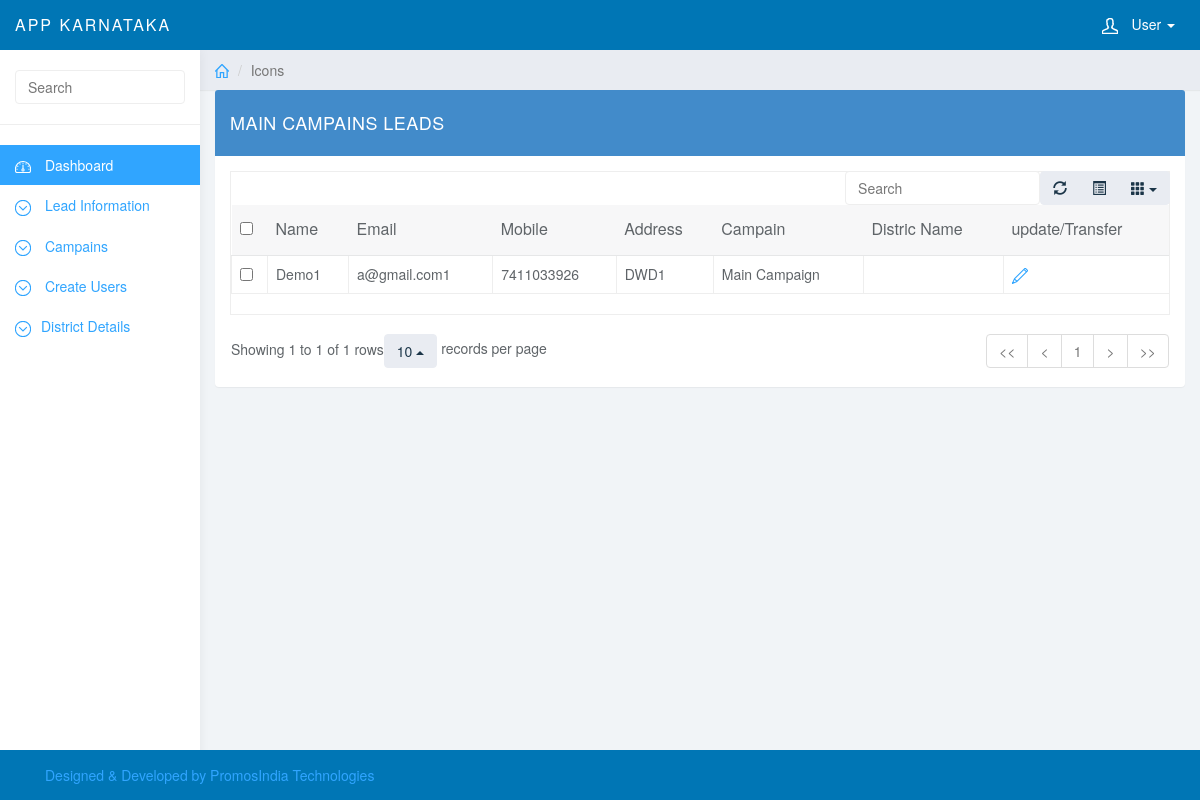
The page /master/campain_leads.php?show=main (signed in) on the database its author committed.
### tables this page shows
CREATE TABLE IF NOT EXISTS `app_leads` (
  `lead_id` bigint(20) NOT NULL AUTO_INCREMENT,
  `lead_name` varchar(150) NOT NULL,
  `lead_email` varchar(150) NOT NULL,
  `lead_mobile` varchar(20) NOT NULL,
  `lead_address` text NOT NULL,
  `source_of_lead` varchar(255) NOT NULL,
  `district_name` varchar(255) NOT NULL,
  `assembly_name` varchar(255) NOT NULL,
  `ward_or_zp_name` varchar(255) NOT NULL,
  `polling_booth_no` varchar(255) NOT NULL,
  `campaign_group_name` varchar(255) NOT NULL,
  `voter_id` varchar(100) NOT NULL,
  `notepad` text NOT NULL,
  `uploaded_date` varchar(25) NOT NULL,
  `uploaded_by` varchar(100) NOT NULL,
  `uploaded_ip` varchar(100) NOT NULL,
  `modified_date` varchar(100) NOT NULL,
  `modified_by` varchar(100) NOT NULL,
  `modified_ip` varchar(100) NOT NULL,
  PRIMARY KEY (`lead_id`)
);

CREATE TABLE IF NOT EXISTS `campaigns` (
  `campaign_id` int(11) NOT NULL AUTO_INCREMENT,
  `campaign_name` varchar(255) NOT NULL,
  PRIMARY KEY (`campaign_id`)
);

### comman/db_function.php (called while the page is built, shortened)
<?php
	function execute_sql_query($sql){
		$connection=db_connection();
		$result=mysqli_query($connection,$sql);
		if(!$result){
			sql_error($connection);
		}else{
			return $result;
		}
	}
	function execute_fetch($result){
		$fetch=mysqli_fetch_array($result);
		if(!$fetch){
		}else
		{
			return $fetch;
		}
	}
			?>

### master/campain_leads.php (the view, shortened to what this page needs)
<?php require_once('../webtemplate/headtags.php'); ?>
<?php require_once('../webtemplate/header_nav.php'); ?>
<?php require_once('../webtemplate/side_navigation.php'); ?>
	<div class="col-sm-9 col-sm-offset-3 col-lg-10 col-lg-offset-2 main">
		<div class="row">
			<ol class="breadcrumb">
				<li><a href="#"><svg class="glyph stroked home"><use xlink:href="#stroked-home"></use></svg></a></li>
				<li class="active">Icons</li>
			</ol>
		</div>
				<?php
					if(isset($_GET['show'])){
						$title=$_GET['show'];
					}else{
						$title="Total Leads";
					}
					if($title=="main"){
						 $get_lead="SELECT * FROM app_leads al,campaigns cmpgs
						 WHERE al.campaign_group_name=cmpgs.campaign_id
						 AND
						 al.campaign_group_name='1'";
					}if($title=="Internal"){
						$get_lead="SELECT * FROM app_leads al,campaigns cmpgs
						 WHERE al.campaign_group_name=cmpgs.campaign_id
						 AND
						 al.campaign_group_name='2'";
					}if($title=="Cause"){
						$get_lead="SELECT * FROM app_leads al,campaigns cmpgs
						 WHERE al.campaign_group_name=cmpgs.campaign_id
						 AND
						 al.campaign_group_name='3'";
					}
						$title=$title." Campains Leads";
				 ?>
		<div class="row">
			<div class="col-lg-12">
				<div class="panel panel-primary">
					<div class="panel-heading"><?php echo strtoupper($title); ?></div>
					<div class="panel-body">
						<table data-toggle="table" data-url="tables/data1.json"  data-show-refresh="true" data-show-toggle="true" data-show-columns="true" data-search="true" data-select-item-name="toolbar1" data-pagination="true" data-sort-name="name" data-sort-order="desc">
						    <thead>
						    <tr>
						        <th data-field="lead_name" data-sortable="true">Name</th>
						        <th data-field="lead_email"  data-sortable="true">Email</th>
						        <th data-field="lead_mobile" data-sortable="true">Mobile</th>
						        <th data-field="lead_address" data-sortable="true">Address</th>
						        <th data-field="source_of_lead" data-sortable="true">Campain</th>
						        <th data-field="district_name" data-sortable="true">Distric Name</th>
						        <th data-field="edit" data-sortable="true">update/Transfer</th>
						    </tr>
						    </thead>
						    <?php
						    	$execute=execute_sql_query($get_lead);
						    	while ($disp=execute_fetch($execute)) {
						    		$lead_id=$disp['lead_id'];
						    	?>
						    <tr data-index="0">
						    <td><?php echo $disp['lead_name'];?></td>
						    <td><?php echo $disp['lead_email'];?></td>
						    <td><?php echo $disp['lead_mobile'];?></td>
						    <td><?php echo $disp['lead_address'];?></td>
						    <td><?php echo $disp['campaign_name'];?></td>
						    <td> <a href="edit_lead.php?edit_lead=<?php echo urldecode($lead_id)?>">
						    <svg class="glyph stroked pencil small">
						    <use xmlns:xlink="http://www.w3.org/1999/xlink" xlink:href="#stroked-pencil">
						    </use>
						    </svg>
						    </a>  </td>
						    </tr>
						    <?php }?>
						</table>
					</div>
				</div>
			</div>
		</div>
	</div>
	<?php require_once('../webtemplate/footer.php'); ?>
</body>
</html>

### css/styles.css (style rules this page uses)
body { background: #f1f4f7; padding-top: 50px; color: #5f6468; }
a, a:hover, a:focus { color: #30a5ff; }
.panel { border: 0; }
.panel-heading { font-size: 18px; font-weight: 300; letter-spacing: 0.025em; height: 66px; line-height: 45px; }
.breadcrumb { border-radius: 0; padding: 10px 15px; background: #e9ecf2; box-shadow: 0 1px 1px rgba(0, 0, 0, .05); margin: 0 ; }
.table { background: #fff; }
.breadcrumb .glyph { height: 14px; width: 14px; margin: -2px 0 0 0; stroke-width: 4px; }

### webtemplate/headtags.php (style rules this page uses)
.small { height: 16px; width: 16px; stroke-width: 3px; }

### rows shown on the page
app_leads: lead_name "Demo1", lead_email "a@gmail.com1", lead_mobile "7411033926", lead_address "DWD1", campaigns.campaign_name "Main Campaign"

### other values the page prints
$title "MAIN CAMPAINS LEADS"
